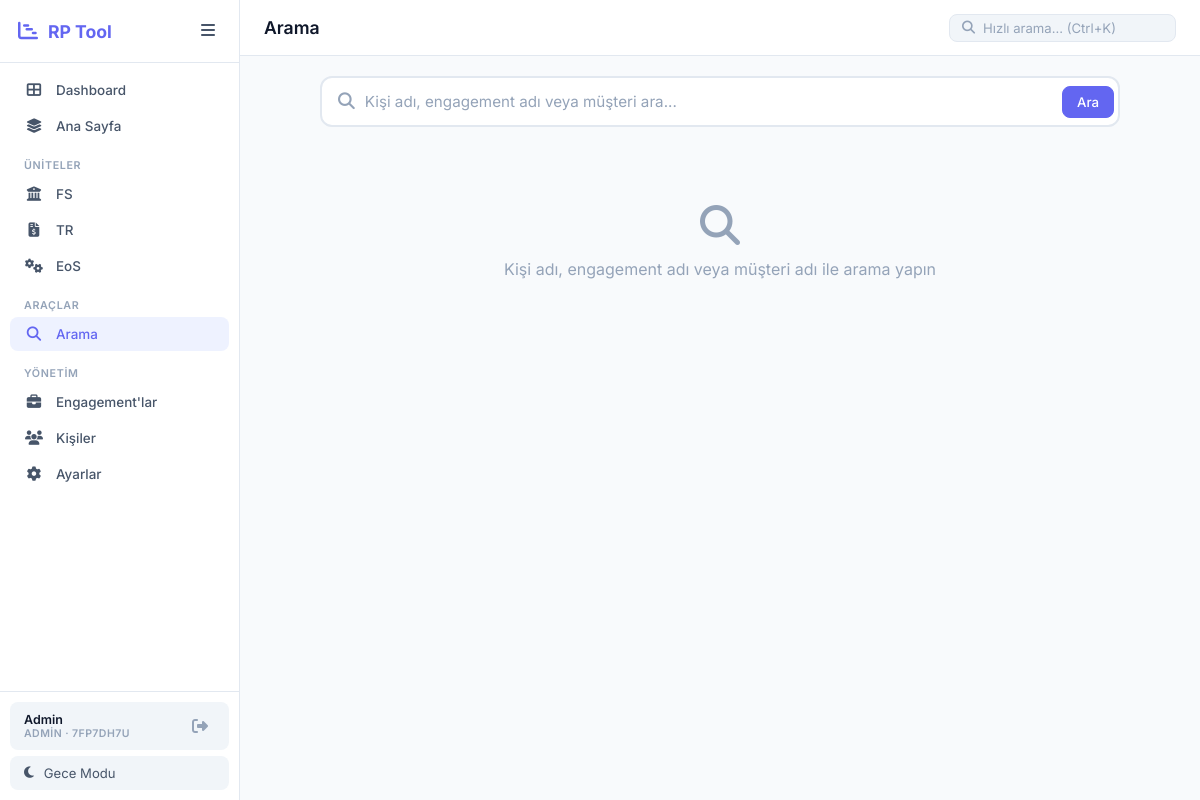
The page /search (signed in) on the database its author committed.
### models.py (models this page shows, shortened)
class Unit(db.Model):
    __tablename__ = 'units'
    id = db.Column(db.Integer, primary_key=True)
    workspace_id = db.Column(db.Integer, db.ForeignKey('workspaces.id'), nullable=False)
    short_name = db.Column(db.String(20), nullable=False)
    long_name = db.Column(db.String(200), nullable=False)
    icon = db.Column(db.String(50), default='fas fa-folder')
    color = db.Column(db.String(20), default='#6366f1')
    sort_order = db.Column(db.Integer, default=0)
    is_active = db.Column(db.Boolean, default=True)
    created_at = db.Column(db.DateTime, default=datetime.utcnow)
    __table_args__ = (
        db.UniqueConstraint('workspace_id', 'short_name', name='unique_ws_unit'),
    )

class User(UserMixin, db.Model):
    __tablename__ = 'users'
    id = db.Column(db.Integer, primary_key=True)
    username = db.Column(db.String(100), unique=True, nullable=False)
    password = db.Column(db.String(200), nullable=False)
    display_name = db.Column(db.String(100), nullable=False)
    email = db.Column(db.String(200), nullable=True)
    role = db.Column(db.String(20), default='user')
    workspace_id = db.Column(db.Integer, db.ForeignKey('workspaces.id'), nullable=False)
    last_login = db.Column(db.DateTime, nullable=True)
    created_at = db.Column(db.DateTime, default=datetime.utcnow)
    def is_admin(self):
        return self.role == 'admin'

class Workspace(db.Model):
    __tablename__ = 'workspaces'
    id = db.Column(db.Integer, primary_key=True)
    name = db.Column(db.String(200), nullable=False)
    code = db.Column(db.String(10), unique=True, nullable=False)
    created_at = db.Column(db.DateTime, default=datetime.utcnow)
    users = db.relationship('User', backref='workspace', lazy=True)
    units = db.relationship('Unit', backref='workspace', lazy=True, cascade='all, delete-orphan')
    titles = db.relationship('Title', backref='workspace', lazy=True, cascade='all, delete-orphan')
    persons = db.relationship('Person', backref='workspace', lazy=True, cascade='all, delete-orphan')
    engagements = db.relationship('Engagement', backref='workspace', lazy=True, cascade='all, delete-orphan')
    settings = db.relationship('AppSettings', backref='workspace', lazy=True, cascade='all, delete-orphan')

### app.py (the view)
@app.route('/search')
@login_required
def search():
    q = request.args.get('q', '').strip()
    r = {'persons': [], 'engagements': []}
    if q:
        r['persons'] = Person.query.filter(Person.workspace_id == ws_id(), db.or_(
            Person.name.ilike(f'%{q}%'), Person.title.ilike(f'%{q}%'))).all()
        r['engagements'] = Engagement.query.filter(Engagement.workspace_id == ws_id(), db.or_(
            Engagement.name.ilike(f'%{q}%'), Engagement.client.ilike(f'%{q}%'))).all()
    return render_template('search.html', query=q, results=r)

### app.py (called while the page is built)
@login_manager.user_loader
def load_user(user_id):
    return db.session.get(User, int(user_id))

def ws_id():
    return current_user.workspace_id

def get_active_units():
    if not current_user.is_authenticated:
        return []
    return Unit.query.filter_by(workspace_id=ws_id(), is_active=True).order_by(Unit.sort_order, Unit.short_name).all()

def get_active_titles():
    if not current_user.is_authenticated:
        return []
    return Title.query.filter_by(workspace_id=ws_id(), is_active=True).order_by(Title.sort_order, Title.name).all()

def get_demand_page_name():
    if not current_user.is_authenticated:
        return 'Ana Sayfa'
    name = AppSettings.get(ws_id(), 'demand_page_name', '')
    return name if name else 'Ana Sayfa'

@app.context_processor
def utility_processor():
    try:
        units = get_active_units()
        dpn = get_demand_page_name()
        titles = get_active_titles()
        ws_code = current_user.workspace.code if current_user.is_authenticated else ''
        ws_name = current_user.workspace.name if current_user.is_authenticated else ''
    except Exception:
        units, titles = [], []
        dpn = 'CA Demand'
        ws_code, ws_name = '', ''
    return {
        'get_week_label': get_week_label,
        'get_month_label': get_month_label,
        'active_units': units,
        'active_titles': titles,
        'demand_page_name': dpn,
        'ws_code': ws_code,
        'ws_name': ws_name,
    }

### models.py (called while the page is built)
    @staticmethod
    def get(workspace_id, key, default=''):
        s = AppSettings.query.filter_by(workspace_id=workspace_id, key=key).first()
        return s.value if s else default

### templates/search.html (shortened to what this page needs)
{% extends "base.html" %}
{% block page_title %}Arama{% endblock %}
{% block content %}
<div class="search-page">
    <div class="search-box-large">
        <form method="get" action="{{ url_for('search') }}">
            <div class="search-input-wrapper">
                <i class="fas fa-search"></i>
                <input type="text" name="q" value="{{ query }}"
                       placeholder="Kişi adı, engagement adı veya müşteri ara..."
                       autofocus autocomplete="off">
                <button type="submit" class="btn btn-primary">Ara</button>
            </div>
        </form>
    </div>
    {% if query %}
    <div class="search-results">
        <div class="search-section">
            <h2><i class="fas fa-users"></i> Kişiler ({{ results.persons|length }})</h2>
            {% if results.persons %}
            <div class="search-cards">
                {% for person in results.persons %}
                <a href="{{ url_for('person_detail', person_id=person.id) }}"
                   class="search-card {% if not person.is_active %}person-inactive{% endif %}">
                    <div class="search-card-avatar {% if not person.is_active %}avatar-inactive{% endif %}">
                        {{ person.name[0] }}
                    </div>
                    <div class="search-card-info">
                        <strong>
                            {{ person.name }}
                            {% if not person.is_active %}
                                <span class="inactive-label">Deaktif</span>
                            {% endif %}
                        </strong>
                        <span class="search-card-subtitle">{{ person.title }}</span>
                        <div class="search-card-badges">
                            {% for dept in person.get_departments() %}
                                <span class="badge badge-unit">{{ dept }}</span>
                            {% endfor %}
                        </div>
                    </div>
                    <i class="fas fa-chevron-right"></i>
                </a>
                {% endfor %}
            </div>
            {% else %}
            <p class="text-muted">Kişi bulunamadı</p>
            {% endif %}
        </div>
        <div class="search-section">
            <h2><i class="fas fa-briefcase"></i> Engagement'lar ({{ results.engagements|length }})</h2>
            {% if results.engagements %}
            <div class="search-cards">
                {% for eng in results.engagements %}
                <a href="{{ url_for('engagement_detail', engagement_id=eng.id) }}" class="search-card">
                    <div class="search-card-avatar eng-avatar">
                        <i class="fas fa-briefcase"></i>
                    </div>
                    <div class="search-card-info">
                        <strong>{{ eng.name }}</strong>
                        <span class="search-card-subtitle">{{ eng.client }}</span>
                        <div class="search-card-badges">
                            <span class="badge badge-unit">{{ eng.category }}</span>
                            <span class="badge badge-{{ 'success' if eng.status == 'Active' else 'warning' if eng.status == 'Pipeline' else 'default' }}">{{ eng.status }}</span>
                        </div>
                    </div>
                    <i class="fas fa-chevron-right"></i>
                </a>
                {% endfor %}
            </div>
            {% else %}
            <p class="text-muted">Engagement bulunamadı</p>
            {% endif %}
        </div>
    </div>
    {% else %}
    <div class="search-placeholder">
        <i class="fas fa-search"></i>
        <p>Kişi adı, engagement adı veya müşteri adı ile arama yapın</p>
    </div>
    {% endif %}
</div>
{% endblock %}

### templates/base.html (shortened to what this page needs)
<!DOCTYPE html>
<html lang="tr" data-theme="light">
<head>
    <link rel="stylesheet" href="{{ url_for('static', filename='css/style.css') }}">
    <link rel="stylesheet" href="https://cdnjs.cloudflare.com/ajax/libs/font-awesome/6.5.0/css/all.min.css">
</head>
<body>
    <aside class="sidebar" id="sidebar">
        <div class="sidebar-header">
            <div class="logo">
                <i class="fas fa-chart-gantt"></i>
                <span>RP Tool</span>
            </div>
            <button class="sidebar-toggle" onclick="toggleSidebar()">
                <i class="fas fa-bars"></i>
            </button>
        </div>
        <nav class="sidebar-nav">
            <a href="{{ url_for('dashboard') }}" class="nav-item {% if request.endpoint == 'dashboard' %}active{% endif %}">
                <i class="fas fa-th-large"></i>
                <span>Dashboard</span>
            </a>
            <a href="{{ url_for('merge') }}" class="nav-item {% if request.endpoint == 'merge' %}active{% endif %}">
                <i class="fas fa-layer-group"></i>
                <span>{{ demand_page_name }}</span>
            </a>
            {% if active_units %}
            <div class="nav-divider">Üniteler</div>
            {% for unit in active_units %}
            <a href="{{ url_for('unit_view', short_name=unit.short_name) }}"
               class="nav-item {% if request.endpoint == 'unit_view' and request.view_args.get('short_name') == unit.short_name %}active{% endif %}">
                <i class="{{ unit.icon }}"></i>
                <span>{{ unit.short_name }}</span>
            </a>
            {% endfor %}
            {% endif %}
            <div class="nav-divider">Araçlar</div>
            <a href="{{ url_for('search') }}" class="nav-item {% if request.endpoint == 'search' %}active{% endif %}">
                <i class="fas fa-search"></i>
                <span>Arama</span>
            </a>
            {% if current_user.is_admin() %}
            <div class="nav-divider">Yönetim</div>
            <a href="{{ url_for('manage_engagements') }}" class="nav-item {% if request.endpoint == 'manage_engagements' %}active{% endif %}">
                <i class="fas fa-briefcase"></i>
                <span>Engagement'lar</span>
            </a>
            <a href="{{ url_for('manage_people') }}" class="nav-item {% if request.endpoint == 'manage_people' %}active{% endif %}">
                <i class="fas fa-users"></i>
                <span>Kişiler</span>
            </a>
            <a href="{{ url_for('admin_settings') }}" class="nav-item {% if request.endpoint == 'admin_settings' %}active{% endif %}">
                <i class="fas fa-gear"></i>
                <span>Ayarlar</span>
            </a>
            {% endif %}
        </nav>
        <div class="sidebar-footer">
            <div class="sidebar-user">
                <div class="sidebar-user-info">
                    <span class="sidebar-user-name">{{ current_user.display_name }}</span>
                    <span class="sidebar-user-role">{{ 'Admin' if current_user.is_admin() else 'User' }} · {{ ws_code }}</span>
                </div>
                <a href="{{ url_for('logout') }}" class="sidebar-logout" title="Çıkış">
                    <i class="fas fa-sign-out-alt"></i>
                </a>
            </div>
            <button class="theme-toggle" onclick="toggleTheme()">
                <i class="fas fa-moon" id="theme-icon"></i>
                <span id="theme-text">Gece Modu</span>
            </button>
        </div>
    </aside>
    <main class="main-content" id="main-content">
        <header class="top-bar">
            <div class="top-bar-left">
                <h1 class="page-title">{% block page_title %}Resource Planner{% endblock %}</h1>
            </div>
            <div class="top-bar-right">
                <div class="search-box-mini">
                    <i class="fas fa-search"></i>
                    <input type="text" placeholder="Hızlı arama... (Ctrl+K)" id="quick-search"
                           onkeydown="if(event.key==='Enter') window.location.href='/search?q='+this.value">
                </div>
            </div>
        </header>
        <div class="content-area">
            {% block content %}{% endblock %}
        </div>
    </main>
</body>
</html>

### rows shown on the page
Unit: short_name "FS"
Unit: short_name "TR"
Unit: short_name "EoS"
User: display_name "Admin", role "ADMIN"
Workspace: code "7FP7DH7U"

### other values the page prints
{{ demand_page_name }} "Ana Sayfa"
